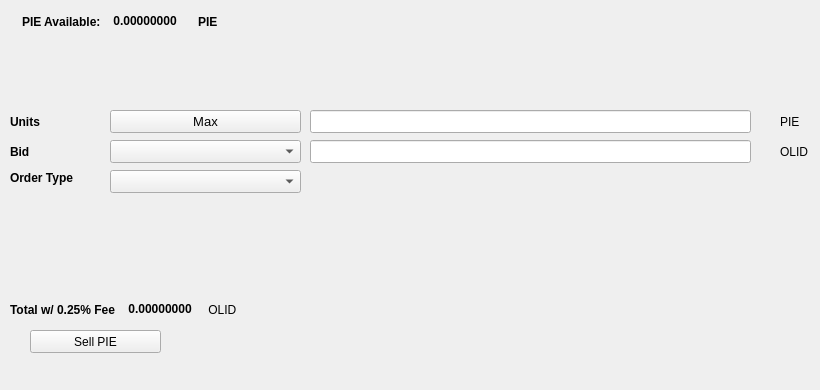
   <widget class="QWidget" name="SellTab">
    <attribute name="title">
     <string>Sell</string>
    </attribute>
    <widget class="QLabel" name="label_16">
     <property name="geometry">
      <rect>
       <x>780</x>
       <y>140</y>
       <width>31</width>
       <height>23</height>
      </rect>
     </property>
     <property name="text">
      <string>OLID</string>
     </property>
    </widget>
    <widget class="QComboBox" name="SellBidcomboBox">
     <property name="geometry">
      <rect>
       <x>110</x>
       <y>140</y>
       <width>191</width>
       <height>23</height>
      </rect>
     </property>
     <property name="font">
      <font>
       <pointsize>10</pointsize>
      </font>
     </property>
    </widget>
    <widget class="QLabel" name="label_18">
     <property name="geometry">
      <rect>
       <x>10</x>
       <y>110</y>
       <width>46</width>
       <height>23</height>
      </rect>
     </property>
     <property name="font">
      <font>
       <weight>75</weight>
       <bold>true</bold>
      </font>
     </property>
     <property name="text">
      <string>Units</string>
     </property>
    </widget>
    <widget class="QPushButton" name="Sell_Max_Amount">
     <property name="geometry">
      <rect>
       <x>110</x>
       <y>110</y>
       <width>191</width>
       <height>23</height>
      </rect>
     </property>
     <property name="font">
      <font>
       <pointsize>10</pointsize>
      </font>
     </property>
     <property name="text">
      <string>Max</string>
     </property>
    </widget>
    <widget class="QLabel" name="label_20">
     <property name="geometry">
      <rect>
       <x>10</x>
       <y>170</y>
       <width>91</width>
       <height>16</height>
      </rect>
     </property>
     <property name="font">
      <font>
       <weight>75</weight>
       <bold>true</bold>
      </font>
     </property>
     <property name="text">
      <string>Order Type</string>
     </property>
    </widget>
    <widget class="QComboBox" name="SellOrdertypeCombo">
     <property name="geometry">
      <rect>
       <x>110</x>
       <y>170</y>
       <width>191</width>
       <height>23</height>
      </rect>
     </property>
     <property name="font">
      <font>
       <pointsize>10</pointsize>
      </font>
     </property>
    </widget>
    <widget class="QLabel" name="label_21">
     <property name="geometry">
      <rect>
       <x>10</x>
       <y>140</y>
       <width>46</width>
       <height>23</height>
      </rect>
     </property>
     <property name="font">
      <font>
       <weight>75</weight>
       <bold>true</bold>
      </font>
     </property>
     <property name="text">
      <string>Bid</string>
     </property>
    </widget>
    <widget class="QLabel" name="label_22">
     <property name="geometry">
      <rect>
       <x>780</x>
       <y>110</y>
       <width>31</width>
       <height>23</height>
      </rect>
     </property>
     <property name="text">
      <string>PIE</string>
     </property>
    </widget>
    <widget class="QLineEdit" name="UnitsInputPIE">
     <property name="geometry">
      <rect>
       <x>310</x>
       <y>110</y>
       <width>441</width>
       <height>23</height>
      </rect>
     </property>
     <property name="font">
      <font>
       <pointsize>9</pointsize>
       <weight>75</weight>
       <bold>true</bold>
      </font>
     </property>
    </widget>
    <widget class="QLineEdit" name="SellBidPriceEdit">
     <property name="geometry">
      <rect>
       <x>310</x>
       <y>140</y>
       <width>441</width>
       <height>23</height>
      </rect>
     </property>
     <property name="font">
      <font>
       <pointsize>9</pointsize>
       <weight>75</weight>
       <bold>true</bold>
      </font>
     </property>
    </widget>
    <widget class="QPushButton" name="SellPIEBTN">
     <property name="geometry">
      <rect>
       <x>30</x>
       <y>330</y>
       <width>131</width>
       <height>23</height>
      </rect>
     </property>
     <property name="text">
      <string>Sell PIE</string>
     </property>
     <property name="icon">
      <iconset resource="../solidreserve">
       <normaloff>:/icons/solidreserve</normaloff>:/icons/solidreserve</iconset>
     </property>
    </widget>
    <widget class="QWidget" name="layoutWidget3">
     <property name="geometry">
      <rect>
       <x>22</x>
       <y>12</y>
       <width>258</width>
       <height>19</height>
      </rect>
     </property>
     <layout class="QHBoxLayout" name="horizontalLayout">
      <item>
       <widget class="QLabel" name="label232_2">
        <property name="font">
         <font>
          <weight>75</weight>
          <bold>true</bold>
         </font>
        </property>
        <property name="text">
         <string>PIE Available:</string>
        </property>
       </widget>
      </item>
      <item>
       <widget class="QLabel" name="PIEAvailableLabel">
        <property name="palette">
         <palette>
          <active>
           <colorrole role="WindowText">
            <brush brushstyle="SolidPattern">
             <color alpha="255">
              <red>0</red>
              <green>0</green>
              <blue>0</blue>
             </color>
            </brush>
           </colorrole>
           <colorrole role="Button">
            <brush brushstyle="SolidPattern">
             <color alpha="255">
              <red>0</red>
              <green>170</green>
              <blue>0</blue>
             </color>
            </brush>
           </colorrole>
           <colorrole role="Light">
            <brush brushstyle="SolidPattern">
             <color alpha="255">
              <red>0</red>
              <green>255</green>
              <blue>0</blue>
             </color>
            </brush>
           </colorrole>
           <colorrole role="Midlight">
            <brush brushstyle="SolidPattern">
             <color alpha="255">
              <red>0</red>
              <green>212</green>
              <blue>0</blue>
             </color>
            </brush>
           </colorrole>
           <colorrole role="Dark">
            <brush brushstyle="SolidPattern">
             <color alpha="255">
              <red>0</red>
              <green>85</green>
              <blue>0</blue>
             </color>
            </brush>
           </colorrole>
           <colorrole role="Mid">
            <brush brushstyle="SolidPattern">
             <color alpha="255">
              <red>0</red>
              <green>113</green>
              <blue>0</blue>
             </color>
            </brush>
           </colorrole>
           <colorrole role="Text">
            <brush brushstyle="SolidPattern">
             <color alpha="255">
              <red>0</red>
              <green>170</green>
              <blue>0</blue>
             </color>
            </brush>
           </colorrole>
           <colorrole role="BrightText">
            <brush brushstyle="SolidPattern">
             <color alpha="255">
              <red>255</red>
              <green>255</green>
              <blue>255</blue>
             </color>
            </brush>
           </colorrole>
           <colorrole role="ButtonText">
            <brush brushstyle="SolidPattern">
             <color alpha="255">
              <red>0</red>
              <green>0</green>
              <blue>0</blue>
             </color>
            </brush>
           </colorrole>
           <colorrole role="Base">
            <brush brushstyle="SolidPattern">
             <color alpha="255">
              <red>255</red>
              <green>255</green>
              <blue>255</blue>
             </color>
            </brush>
           </colorrole>
           <colorrole role="Window">
            <brush brushstyle="SolidPattern">
             <color alpha="255">
              <red>0</red>
              <green>170</green>
              <blue>0</blue>
             </color>
            </brush>
           </colorrole>
           <colorrole role="Shadow">
            <brush brushstyle="SolidPattern">
             <color alpha="255">
              <red>0</red>
              <green>0</green>
              <blue>0</blue>
             </color>
            </brush>
           </colorrole>
           <colorrole role="AlternateBase">
            <brush brushstyle="SolidPattern">
             <color alpha="255">
              <red>127</red>
              <green>212</green>
              <blue>127</blue>
             </color>
            </brush>
           </colorrole>
           <colorrole role="ToolTipBase">
            <brush brushstyle="SolidPattern">
             <color alpha="255">
              <red>255</red>
              <green>255</green>
              <blue>220</blue>
             </color>
            </brush>
           </colorrole>
           <colorrole role="ToolTipText">
            <brush brushstyle="SolidPattern">
             <color alpha="255">
              <red>0</red>
              <green>0</green>
              <blue>0</blue>
             </color>
            </brush>
           </colorrole>
          </active>
          <inactive>
           <colorrole role="WindowText">
            <brush brushstyle="SolidPattern">
             <color alpha="255">
              <red>0</red>
              <green>0</green>
              <blue>0</blue>
             </color>
            </brush>
           </colorrole>
           <colorrole role="Button">
            <brush brushstyle="SolidPattern">
             <color alpha="255">
              <red>0</red>
              <green>170</green>
              <blue>0</blue>
             </color>
            </brush>
           </colorrole>
           <colorrole role="Light">
            <brush brushstyle="SolidPattern">
             <color alpha="255">
              <red>0</red>
              <green>255</green>
              <blue>0</blue>
             </color>
            </brush>
           </colorrole>
           <colorrole role="Midlight">
            <brush brushstyle="SolidPattern">
             <color alpha="255">
              <red>0</red>
              <green>212</green>
              <blue>0</blue>
             </color>
            </brush>
           </colorrole>
           <colorrole role="Dark">
            <brush brushstyle="SolidPattern">
             <color alpha="255">
              <red>0</red>
              <green>85</green>
              <blue>0</blue>
             </color>
            </brush>
           </colorrole>
           <colorrole role="Mid">
            <brush brushstyle="SolidPattern">
             <color alpha="255">
              <red>0</red>
              <green>113</green>
              <blue>0</blue>
             </color>
            </brush>
           </colorrole>
           <colorrole role="Text">
            <brush brushstyle="SolidPattern">
             <color alpha="255">
              <red>0</red>
              <green>170</green>
              <blue>0</blue>
             </color>
            </brush>
           </colorrole>
           <colorrole role="BrightText">
            <brush brushstyle="SolidPattern">
             <color alpha="255">
              <red>255</red>
              <green>255</green>
              <blue>255</blue>
             </color>
            </brush>
           </colorrole>
           <colorrole role="ButtonText">
            <brush brushstyle="SolidPattern">
             <color alpha="255">
              <red>0</red>
              <green>0</green>
              <blue>0</blue>
             </color>
            </brush>
           </colorrole>
           <colorrole role="Base">
            <brush brushstyle="SolidPattern">
             <color alpha="255">
              <red>255</red>
              <green>255</green>
              <blue>255</blue>
             </color>
            </brush>
           </colorrole>
           <colorrole role="Window">
            <brush brushstyle="SolidPattern">
             <color alpha="255">
              <red>0</red>
              <green>170</green>
              <blue>0</blue>
             </color>
            </brush>
           </colorrole>
           <colorrole role="Shadow">
            <brush brushstyle="SolidPattern">
             <color alpha="255">
              <red>0</red>
              <green>0</green>
              <blue>0</blue>
             </color>
            </brush>
           </colorrole>
           <colorrole role="AlternateBase">
            <brush brushstyle="SolidPattern">
             <color alpha="255">
              <red>127</red>
              <green>212</green>
              <blue>127</blue>
             </color>
            </brush>
           </colorrole>
           <colorrole role="ToolTipBase">
            <brush brushstyle="SolidPattern">
             <color alpha="255">
              <red>255</red>
              <green>255</green>
              <blue>220</blue>
             </color>
            </brush>
           </colorrole>
           <colorrole role="ToolTipText">
            <brush brushstyle="SolidPattern">
             <color alpha="255">
              <red>0</red>
              <green>0</green>
              <blue>0</blue>
             </color>
            </brush>
           </colorrole>
          </inactive>
          <disabled>
           <colorrole role="WindowText">
            <brush brushstyle="SolidPattern">
             <color alpha="255">
              <red>0</red>
              <green>85</green>
              <blue>0</blue>
             </color>
            </brush>
           </colorrole>
           <colorrole role="Button">
            <brush brushstyle="SolidPattern">
             <color alpha="255">
              <red>0</red>
              <green>170</green>
              <blue>0</blue>
             </color>
            </brush>
           </colorrole>
           <colorrole role="Light">
            <brush brushstyle="SolidPattern">
             <color alpha="255">
              <red>0</red>
              <green>255</green>
              <blue>0</blue>
             </color>
            </brush>
           </colorrole>
           <colorrole role="Midlight">
            <brush brushstyle="SolidPattern">
             <color alpha="255">
              <red>0</red>
              <green>212</green>
              <blue>0</blue>
             </color>
            </brush>
           </colorrole>
           <colorrole role="Dark">
            <brush brushstyle="SolidPattern">
             <color alpha="255">
              <red>0</red>
              <green>85</green>
              <blue>0</blue>
             </color>
            </brush>
           </colorrole>
           <colorrole role="Mid">
            <brush brushstyle="SolidPattern">
             <color alpha="255">
              <red>0</red>
              <green>113</green>
              <blue>0</blue>
             </color>
            </brush>
           </colorrole>
           <colorrole role="Text">
            <brush brushstyle="SolidPattern">
             <color alpha="255">
              <red>0</red>
              <green>85</green>
              <blue>0</blue>
             </color>
            </brush>
           </colorrole>
           <colorrole role="BrightText">
            <brush brushstyle="SolidPattern">
             <color alpha="255">
              <red>255</red>
              <green>255</green>
              <blue>255</blue>
             </color>
            </brush>
           </colorrole>
           <colorrole role="ButtonText">
            <brush brushstyle="SolidPattern">
             <color alpha="255">
              <red>0</red>
              <green>85</green>
              <blue>0</blue>
             </color>
            </brush>
           </colorrole>
           <colorrole role="Base">
            <brush brushstyle="SolidPattern">
             <color alpha="255">
              <red>0</red>
              <green>170</green>
              <blue>0</blue>
             </color>
            </brush>
           </colorrole>
           <colorrole role="Window">
            <brush brushstyle="SolidPattern">
             <color alpha="255">
              <red>0</red>
              <green>170</green>
              <blue>0</blue>
             </color>
            </brush>
           </colorrole>
           <colorrole role="Shadow">
            <brush brushstyle="SolidPattern">
             <color alpha="255">
              <red>0</red>
              <green>0</green>
              <blue>0</blue>
             </color>
            </brush>
           </colorrole>
           <colorrole role="AlternateBase">
            <brush brushstyle="SolidPattern">
             <color alpha="255">
              <red>0</red>
              <green>170</green>
              <blue>0</blue>
             </color>
            </brush>
           </colorrole>
           <colorrole role="ToolTipBase">
            <brush brushstyle="SolidPattern">
             <color alpha="255">
              <red>255</red>
              <green>255</green>
              <blue>220</blue>
             </color>
            </brush>
           </colorrole>
           <colorrole role="ToolTipText">
            <brush brushstyle="SolidPattern">
             <color alpha="255">
              <red>0</red>
              <green>0</green>
              <blue>0</blue>
             </color>
            </brush>
           </colorrole>
          </disabled>
         </palette>
        </property>
        <property name="font">
         <font>
          <weight>75</weight>
          <bold>true</bold>
         </font>
        </property>
        <property name="text">
         <string> 0.00000000 </string>
        </property>
        <property name="textInteractionFlags">
         <set>Qt::LinksAccessibleByMouse|Qt::TextSelectableByKeyboard|Qt::TextSelectableByMouse</set>
        </property>
       </widget>
      </item>
      <item>
       <widget class="QLabel" name="labelPIE">
        <property name="font">
         <font>
          <weight>75</weight>
          <bold>true</bold>
         </font>
        </property>
        <property name="text">
         <string>PIE</string>
        </property>
       </widget>
      </item>
     </layout>
    </widget>
    <widget class="QWidget" name="layoutWidget">
     <property name="geometry">
      <rect>
       <x>10</x>
       <y>300</y>
       <width>268</width>
       <height>19</height>
      </rect>
     </property>
     <layout class="QHBoxLayout" name="horizontalLayout_2">
      <item>
       <widget class="QLabel" name="label_19">
        <property name="font">
         <font>
          <weight>75</weight>
          <bold>true</bold>
         </font>
        </property>
        <property name="text">
         <string>Total w/ 0.25% Fee </string>
        </property>
       </widget>
      </item>
      <item>
       <widget class="QLabel" name="SellCostLabel">
        <property name="palette">
         <palette>
          <active>
           <colorrole role="WindowText">
            <brush brushstyle="SolidPattern">
             <color alpha="255">
              <red>0</red>
              <green>0</green>
              <blue>0</blue>
             </color>
            </brush>
           </colorrole>
           <colorrole role="Button">
            <brush brushstyle="SolidPattern">
             <color alpha="255">
              <red>0</red>
              <green>170</green>
              <blue>0</blue>
             </color>
            </brush>
           </colorrole>
           <colorrole role="Light">
            <brush brushstyle="SolidPattern">
             <color alpha="255">
              <red>0</red>
              <green>255</green>
              <blue>0</blue>
             </color>
            </brush>
           </colorrole>
           <colorrole role="Midlight">
            <brush brushstyle="SolidPattern">
             <color alpha="255">
              <red>0</red>
              <green>212</green>
              <blue>0</blue>
             </color>
            </brush>
           </colorrole>
           <colorrole role="Dark">
            <brush brushstyle="SolidPattern">
             <color alpha="255">
              <red>0</red>
              <green>85</green>
              <blue>0</blue>
             </color>
            </brush>
           </colorrole>
           <colorrole role="Mid">
            <brush brushstyle="SolidPattern">
             <color alpha="255">
              <red>0</red>
              <green>113</green>
              <blue>0</blue>
             </color>
            </brush>
           </colorrole>
           <colorrole role="Text">
            <brush brushstyle="SolidPattern">
             <color alpha="255">
              <red>0</red>
              <green>170</green>
              <blue>0</blue>
             </color>
            </brush>
           </colorrole>
           <colorrole role="BrightText">
            <brush brushstyle="SolidPattern">
             <color alpha="255">
              <red>255</red>
              <green>255</green>
              <blue>255</blue>
             </color>
            </brush>
           </colorrole>
           <colorrole role="ButtonText">
            <brush brushstyle="SolidPattern">
             <color alpha="255">
              <red>0</red>
              <green>0</green>
              <blue>0</blue>
             </color>
            </brush>
           </colorrole>
           <colorrole role="Base">
            <brush brushstyle="SolidPattern">
             <color alpha="255">
              <red>255</red>
              <green>255</green>
              <blue>255</blue>
             </color>
            </brush>
           </colorrole>
           <colorrole role="Window">
            <brush brushstyle="SolidPattern">
             <color alpha="255">
              <red>0</red>
              <green>170</green>
              <blue>0</blue>
             </color>
            </brush>
           </colorrole>
           <colorrole role="Shadow">
            <brush brushstyle="SolidPattern">
             <color alpha="255">
              <red>0</red>
              <green>0</green>
              <blue>0</blue>
             </color>
            </brush>
           </colorrole>
           <colorrole role="AlternateBase">
            <brush brushstyle="SolidPattern">
             <color alpha="255">
              <red>127</red>
              <green>212</green>
              <blue>127</blue>
             </color>
            </brush>
           </colorrole>
           <colorrole role="ToolTipBase">
            <brush brushstyle="SolidPattern">
             <color alpha="255">
              <red>255</red>
              <green>255</green>
              <blue>220</blue>
             </color>
            </brush>
           </colorrole>
           <colorrole role="ToolTipText">
            <brush brushstyle="SolidPattern">
             <color alpha="255">
              <red>0</red>
              <green>0</green>
              <blue>0</blue>
             </color>
            </brush>
           </colorrole>
          </active>
          <inactive>
           <colorrole role="WindowText">
            <brush brushstyle="SolidPattern">
             <color alpha="255">
              <red>0</red>
              <green>0</green>
              <blue>0</blue>
             </color>
            </brush>
           </colorrole>
           <colorrole role="Button">
            <brush brushstyle="SolidPattern">
             <color alpha="255">
              <red>0</red>
              <green>170</green>
              <blue>0</blue>
             </color>
            </brush>
           </colorrole>
           <colorrole role="Light">
            <brush brushstyle="SolidPattern">
             <color alpha="255">
              <red>0</red>
              <green>255</green>
              <blue>0</blue>
             </color>
            </brush>
           </colorrole>
           <colorrole role="Midlight">
            <brush brushstyle="SolidPattern">
             <color alpha="255">
              <red>0</red>
              <green>212</green>
              <blue>0</blue>
             </color>
            </brush>
           </colorrole>
           <colorrole role="Dark">
            <brush brushstyle="SolidPattern">
             <color alpha="255">
              <red>0</red>
              <green>85</green>
              <blue>0</blue>
             </color>
            </brush>
           </colorrole>
           <colorrole role="Mid">
            <brush brushstyle="SolidPattern">
             <color alpha="255">
              <red>0</red>
              <green>113</green>
              <blue>0</blue>
             </color>
            </brush>
           </colorrole>
           <colorrole role="Text">
            <brush brushstyle="SolidPattern">
             <color alpha="255">
              <red>0</red>
              <green>170</green>
              <blue>0</blue>
             </color>
            </brush>
           </colorrole>
           <colorrole role="BrightText">
            <brush brushstyle="SolidPattern">
             <color alpha="255">
              <red>255</red>
              <green>255</green>
              <blue>255</blue>
             </color>
            </brush>
           </colorrole>
           <colorrole role="ButtonText">
            <brush brushstyle="SolidPattern">
             <color alpha="255">
              <red>0</red>
              <green>0</green>
              <blue>0</blue>
             </color>
            </brush>
           </colorrole>
           <colorrole role="Base">
            <brush brushstyle="SolidPattern">
             <color alpha="255">
              <red>255</red>
              <green>255</green>
              <blue>255</blue>
             </color>
            </brush>
           </colorrole>
           <colorrole role="Window">
            <brush brushstyle="SolidPattern">
             <color alpha="255">
              <red>0</red>
              <green>170</green>
              <blue>0</blue>
             </color>
            </brush>
           </colorrole>
           <colorrole role="Shadow">
            <brush brushstyle="SolidPattern">
             <color alpha="255">
              <red>0</red>
              <green>0</green>
              <blue>0</blue>
             </color>
            </brush>
           </colorrole>
           <colorrole role="AlternateBase">
            <brush brushstyle="SolidPattern">
             <color alpha="255">
              <red>127</red>
              <green>212</green>
              <blue>127</blue>
             </color>
            </brush>
           </colorrole>
           <colorrole role="ToolTipBase">
            <brush brushstyle="SolidPattern">
             <color alpha="255">
              <red>255</red>
              <green>255</green>
              <blue>220</blue>
             </color>
            </brush>
           </colorrole>
           <colorrole role="ToolTipText">
            <brush brushstyle="SolidPattern">
             <color alpha="255">
              <red>0</red>
              <green>0</green>
              <blue>0</blue>
             </color>
            </brush>
           </colorrole>
          </inactive>
          <disabled>
           <colorrole role="WindowText">
            <brush brushstyle="SolidPattern">
             <color alpha="255">
              <red>0</red>
              <green>85</green>
              <blue>0</blue>
             </color>
            </brush>
           </colorrole>
           <colorrole role="Button">
            <brush brushstyle="SolidPattern">
             <color alpha="255">
              <red>0</red>
              <green>170</green>
              <blue>0</blue>
             </color>
            </brush>
           </colorrole>
           <colorrole role="Light">
            <brush brushstyle="SolidPattern">
             <color alpha="255">
              <red>0</red>
              <green>255</green>
              <blue>0</blue>
             </color>
            </brush>
           </colorrole>
           <colorrole role="Midlight">
            <brush brushstyle="SolidPattern">
             <color alpha="255">
              <red>0</red>
              <green>212</green>
              <blue>0</blue>
             </color>
            </brush>
           </colorrole>
           <colorrole role="Dark">
            <brush brushstyle="SolidPattern">
             <color alpha="255">
              <red>0</red>
              <green>85</green>
              <blue>0</blue>
             </color>
            </brush>
           </colorrole>
           <colorrole role="Mid">
            <brush brushstyle="SolidPattern">
             <color alpha="255">
              <red>0</red>
              <green>113</green>
              <blue>0</blue>
             </color>
            </brush>
           </colorrole>
           <colorrole role="Text">
            <brush brushstyle="SolidPattern">
             <color alpha="255">
              <red>0</red>
              <green>85</green>
              <blue>0</blue>
             </color>
            </brush>
           </colorrole>
           <colorrole role="BrightText">
            <brush brushstyle="SolidPattern">
             <color alpha="255">
              <red>255</red>
              <green>255</green>
              <blue>255</blue>
             </color>
            </brush>
           </colorrole>
           <colorrole role="ButtonText">
            <brush brushstyle="SolidPattern">
             <color alpha="255">
              <red>0</red>
              <green>85</green>
              <blue>0</blue>
             </color>
            </brush>
           </colorrole>
           <colorrole role="Base">
            <brush brushstyle="SolidPattern">
             <color alpha="255">
              <red>0</red>
              <green>170</green>
              <blue>0</blue>
             </color>
            </brush>
           </colorrole>
           <colorrole role="Window">
            <brush brushstyle="SolidPattern">
             <color alpha="255">
              <red>0</red>
              <green>170</green>
              <blue>0</blue>
             </color>
            </brush>
           </colorrole>
           <colorrole role="Shadow">
            <brush brushstyle="SolidPattern">
             <color alpha="255">
              <red>0</red>
              <green>0</green>
              <blue>0</blue>
             </color>
            </brush>
           </colorrole>
           <colorrole role="AlternateBase">
            <brush brushstyle="SolidPattern">
             <color alpha="255">
              <red>0</red>
              <green>170</green>
              <blue>0</blue>
             </color>
            </brush>
           </colorrole>
           <colorrole role="ToolTipBase">
            <brush brushstyle="SolidPattern">
             <color alpha="255">
              <red>255</red>
              <green>255</green>
              <blue>220</blue>
             </color>
            </brush>
           </colorrole>
           <colorrole role="ToolTipText">
            <brush brushstyle="SolidPattern">
             <color alpha="255">
              <red>0</red>
              <green>0</green>
              <blue>0</blue>
             </color>
            </brush>
           </colorrole>
          </disabled>
         </palette>
        </property>
        <property name="font">
         <font>
          <weight>75</weight>
          <bold>true</bold>
         </font>
        </property>
        <property name="autoFillBackground">
         <bool>false</bool>
        </property>
        <property name="text">
         <string> 0.00000000</string>
        </property>
        <property name="textInteractionFlags">
         <set>Qt::LinksAccessibleByMouse|Qt::TextSelectableByMouse</set>
        </property>
       </widget>
      </item>
      <item>
       <widget class="QLabel" name="label_17">
        <property name="font">
         <font>
          <weight>50</weight>
          <bold>false</bold>
         </font>
        </property>
        <property name="text">
         <string> OLID</string>
        </property>
       </widget>
      </item>
     </layout>
    </widget>
    <widget class="QLabel" name="label_23">
     <property name="geometry">
      <rect>
       <x>460</x>
       <y>300</y>
       <width>281</width>
       <height>81</height>
      </rect>
     </property>
     <property name="text">
      <string/>
     </property>
     <property name="pixmap">
      <pixmap>:/images/bittrex</pixmap>
     </property>
    </widget>
   </widget>
